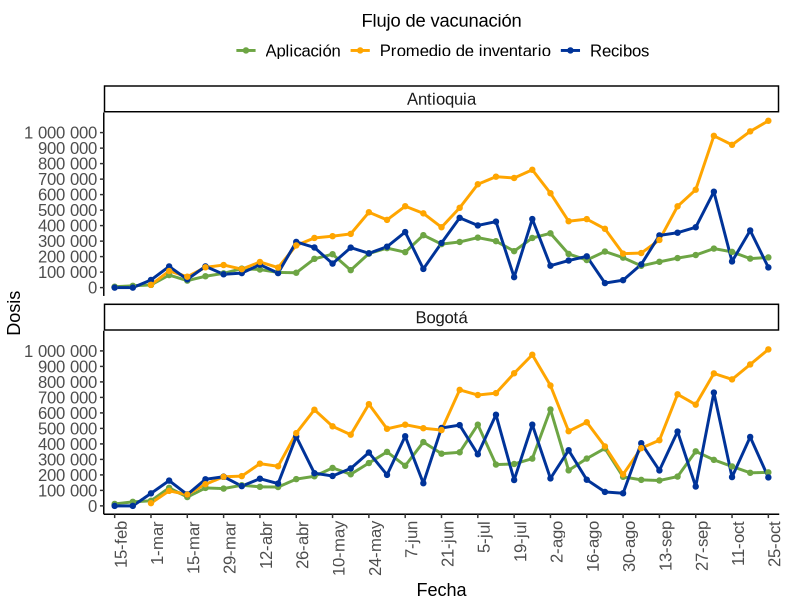

The R script that drew this image: (Note: this script raises an error after producing the figure.)
library(ggplot2)
library(dplyr)
library(tidyr)
library(scales)
library(lubridate)
library(readxl)
library(tidyverse)

rm(list=ls())

#Datos
df_flujo_vacunacionxciudad <- read_excel("data/data_cap_029/datosfi4_flujovacunacion.xlsx")

# Convertir a formato largo
df_long <- df_flujo_vacunacionxciudad |>
  pivot_longer(cols = c(Aplicación, Recibos, `Promedio de inventario`),
               names_to = "Variable",
               values_to = "Valor")

df_long <- df_long |>
  mutate(Fecha = factor(Fecha, levels = unique(Fecha))) 

colores <- c(
  "Aplicación" = "#6DA544", 
  "Recibos" = "#003399",    
  "Promedio de inventario" = "#FFA500"  
)

# gráfico 
fvac_ciudades <- ggplot(df_long, aes(x = Fecha, y = Valor, group = Variable, color = Variable)) +
  geom_line(size = 1) +
  geom_point(size = 1.5) +
  facet_wrap(~Ciudad, ncol=1) +
  scale_color_manual(values = colores) +
  labs(
    title = "Flujo de vacunación",
    y = "Dosis",
    x = "Fecha",
    color = NULL
  ) +
  scale_y_continuous(
    breaks = seq(0,1000000, by=100000),
    labels = label_number()
  )+
  scale_x_discrete(
    breaks = levels(df_long$Fecha)[c(TRUE, FALSE)]  
  )+
  theme_classic(base_family = "Arial") +
  theme(
    axis.text.x = element_text(angle = 90, hjust = 1, size = 12),
    axis.text.y = element_text(size = 12),
    axis.title.x = element_text(size = 13, margin = margin(t=5)),
    axis.title.y = element_text(size = 13,margin = margin(l=5)),
    legend.text =  element_text(size = 12),
    strip.text = element_text(size = 12),
    legend.position = "top",
    plot.title = element_text(hjust=0.5, margin = margin(t=10)),
    plot.margin = margin(r=15),
    panel.spacing.x = unit(0.7,"cm")
  )

fvac_ciudades


ggsave("outputs/grafic_cap_029/f4_fvac_ciudades.jpg",
       fvac_ciudades,
       height = 8,
       width = 7,
       dpi = 300)
